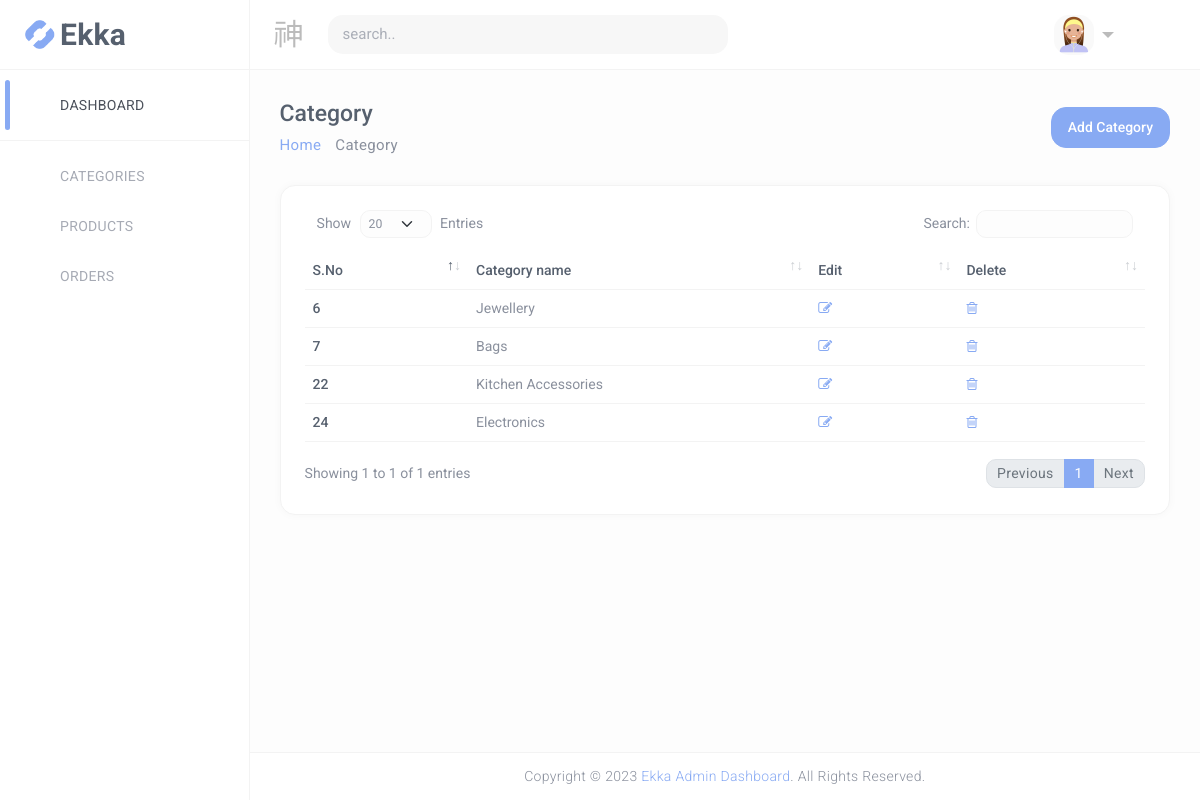
The app's page /admin/category-list.php with its own data.
### tables this page shows
CREATE TABLE `category` (
  `category_id` int(11) NOT NULL,
  `category_name` varchar(255) DEFAULT NULL,
  `product` int(11) NOT NULL,
  `category_img` varchar(255) DEFAULT NULL
);

### admin/category-list.php (the view, shortened to what this page needs)
<?php
	include('sidebar.php');
?>
<body class="ec-header-fixed ec-sidebar-fixed ec-sidebar-dark ec-header-light" id="body">
	<div class="wrapper">
		<div class="ec-page-wrapper">
			<div class="ec-content-wrapper">
				<div class="content">
					<div class="breadcrumb-wrapper d-flex align-items-center justify-content-between">
						<div>
							<h1>Category</h1>
							<p class="breadcrumbs"><span><a href="index.html">Home</a></span>
								<span><i class="mdi mdi-chevron-right"></i></span>Category</p>
						</div>
						<div>
							<a href="product-list.html" class="btn btn-primary"> Add Category</a>
						</div>
					</div>
					<?php
						include "config.php";
						$query = "SELECT * FROM `category`";
						$result = mysqli_query($conn,$query);
						if(mysqli_num_rows($result)>0)
						{
					?>
					<div class="row">
						<div class="col-md-12">
							<div class="card card-default">
								<div class="card-body">
									<div class="table-responsive">
										<table id="responsive-data-table" class="table"
											style="width:100%">
											<thead>
												<tr>
													<th>S.No</th>
													<th>Category name</th>
													<th>Edit</th>
													<th>Delete</th>
												</tr>
											</thead>
											<?php
											while($row  = mysqli_fetch_assoc($result))
                        						{
											?>
											<tbody>
												<tr>
													<td class='id'><?php echo $row["category_id"]; ?></td>
													<td><?php echo $row["category_name"]; ?></td>
													<td class='edit'><a href='update-category.php?id=<?php echo $row["category_id"]; ?>'><i class='fa fa-edit'></i></a></td>
                              						<td class='delete'><a href='delete-category.php?id=<?php echo $row["category_id"]; ?>'><i class='fa fa-trash-o'></i></a></td>
												</tr>
												<?php } ?>
											</tbody>
										</table>
										<?php } ?>
									</div>
								</div>
							</div>
						</div>
					</div>
				</div>
			</div>
			<footer class="footer mt-auto">
				<div class="copyright bg-white">
					<p>
						Copyright &copy; <span id="ec-year"></span><a class="text-primary"
						href="https://themeforest.net/user/ashishmaraviya" target="_blank"> Ekka Admin Dashboard</a>. All Rights Reserved.
					  </p>
				</div>
			</footer>
		</div>
	</div>
</body>
</html>

### records on screen
category: category_id "6", category_name "Jewellery"
category: category_id "7", category_name "Bags"
category: category_id "22", category_name "Kitchen Accessories"
category: category_id "24", category_name "Electronics"
